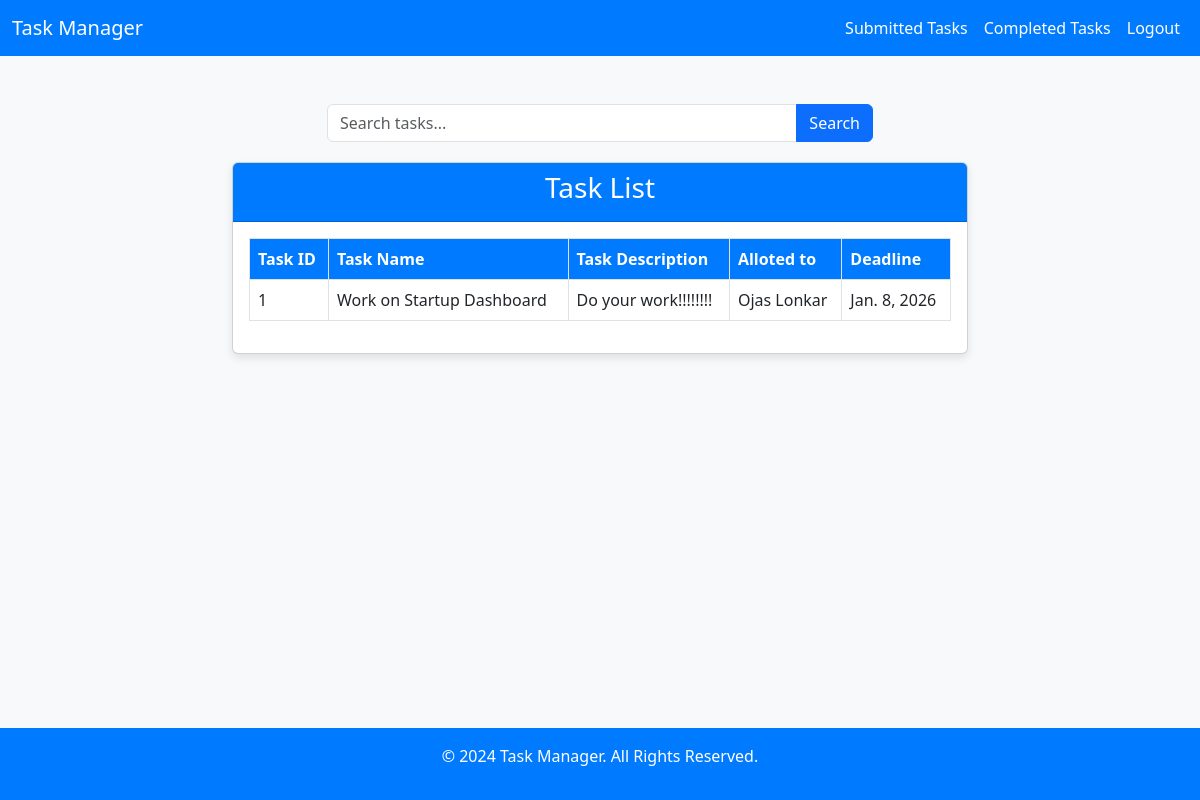
The app's page /all-tasks, older data.
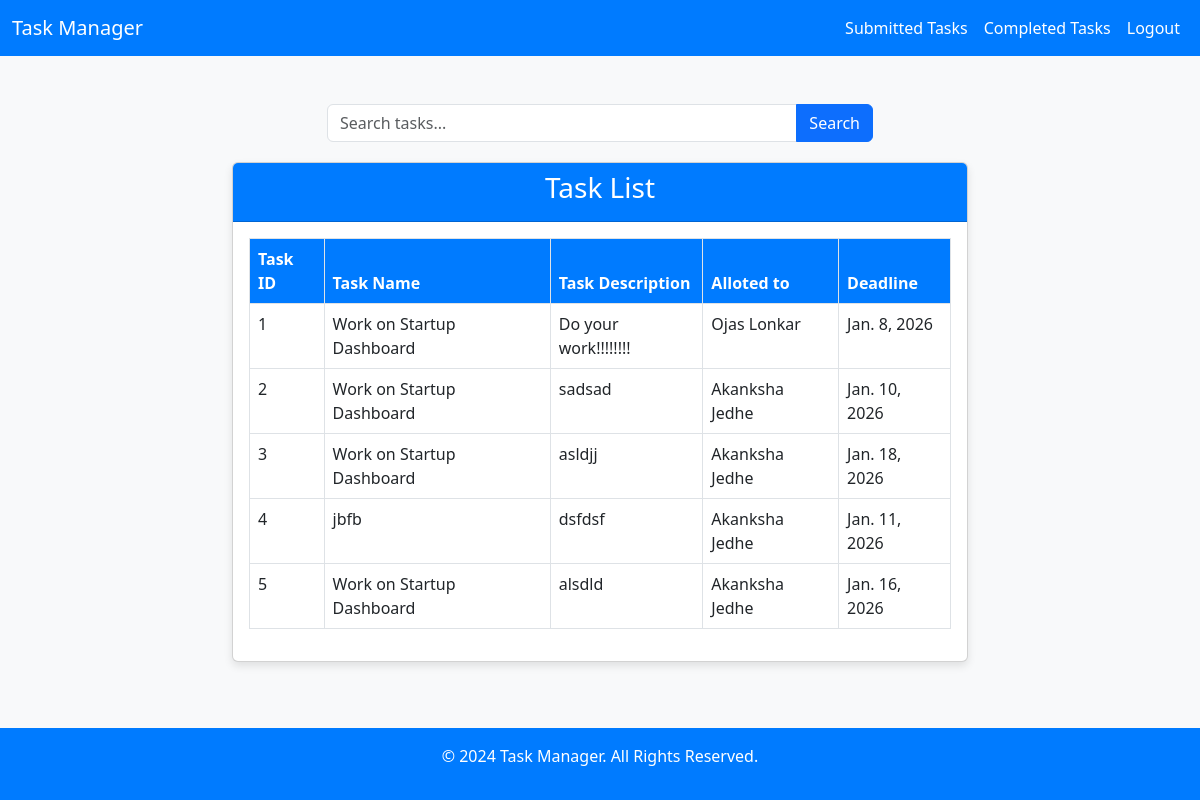
The same page, newer data.
### app/models.py (models this page shows, shortened)
class Todo(models.Model):
    task = models.CharField(max_length=100)
    taskDesc=models.TextField(null=True,default="none")
    user = models.ForeignKey(Profile, on_delete=models.CASCADE)
    admin = models.ForeignKey(User, on_delete=models.CASCADE)
    date=models.DateField(default=get_default_start_date)
    status = models.BooleanField(default=False)  # Default value set to True
    emp_date=models.DateField(default=get_default_start_date)
    file = models.FileField(upload_to='submitted-documents/',null=True)
    adminfiles=models.FileField(upload_to='admin-documents/',null=True)

class Profile(models.Model):
    photo = models.FileField(upload_to='file/')
    user = models.ForeignKey(User, on_delete=models.CASCADE,null = True)
    position=models.CharField(default="Employee",max_length=10)
    profilename=models.CharField(null=True,max_length=100)
    phonenumber=models.CharField(null=True,max_length=100)

### app/views.py (the view)
# urls.py: path("all-tasks",views.allTasks,name="all-tasks"),
def allTasks(request):
    return render(request, "taskcompleted.html", {
        'data': Todo.objects.all()
    })

### templates/taskcompleted.html (shortened to what this page needs)
<!DOCTYPE html>
<html lang="en">
<head>
  <link href="https://cdn.jsdelivr.net/npm/bootstrap@5.3.0/dist/css/bootstrap.min.css" rel="stylesheet">
</head>
<body>
  <nav class="navbar navbar-expand-lg">
    <div class="container-fluid">
      <a class="navbar-brand" href="#">Task Manager</a>
      <div class="collapse navbar-collapse" id="navbarNav">
        <ul class="navbar-nav ms-auto">
          <li class="nav-item">
            <a class="nav-link" href="#">Submitted Tasks</a>
          </li>
          <li class="nav-item">
            <a class="nav-link" href="#">Completed Tasks</a>
          </li>
          <li class="nav-item">
            <a class="nav-link" href="#">Logout</a>
          </li>
        </ul>
      </div>
    </div>
  </nav>
  <div class="container my-5">
    <div class="row justify-content-center search-bar">
      <div class="col-12 col-md-8 col-lg-6">
        <form class="input-group">
          <input type="text" class="form-control" placeholder="Search tasks..." aria-label="Search">
          <button class="btn btn-primary" type="submit">Search</button>
        </form>
      </div>
    </div>
    <div class="row justify-content-center">
      <div class="col-12 col-md-10 col-lg-8">
        <div class="card">
          <div class="card-header text-center">
            <h3>Task List</h3>
          </div>
          <div class="card-body">
            <div class="table-responsive">
              <table class="table table-bordered">
                <thead>
                  <tr>
                    <th>Task ID</th>
                    <th>Task Name</th>
                    <th>Task Description</th>
                    <th>Alloted to</th>
                    <th>Deadline</th>
                  </tr>
                </thead>
                <tbody>
                  {% for i in data %}
                  <tr>
                    <td>{{forloop.counter}}</td>
                    <td>{{ i.task }}</td>
                    <td>{{ i.taskDesc }}</td>
                    <td>{{ i.user.profilename }}</td>
                    <td>{{ i.date }}</td>
                  </tr>
                  {% endfor %}
                </tbody>
              </table>
            </div>
          </div>
        </div>
      </div>
    </div>
  </div>
  <footer class="text-center py-3">
    <p>&copy; 2024 Task Manager. All Rights Reserved.</p>
  </footer>
</body>
</html>

Row changes from the older to the newer data that the page shows:
added Todo: task "Work on Startup Dashboard", taskDesc "sadsad", user.profilename "Akanksha Jedhe", date "Jan. 10, 2026"
added Todo: task "Work on Startup Dashboard", taskDesc "asldjj", user.profilename "Akanksha Jedhe", date "Jan. 18, 2026"
added Todo: task "jbfb", taskDesc "dsfdsf", user.profilename "Akanksha Jedhe", date "Jan. 11, 2026"
added Todo: task "Work on Startup Dashboard", taskDesc "alsdld", user.profilename "Akanksha Jedhe", date "Jan. 16, 2026"
